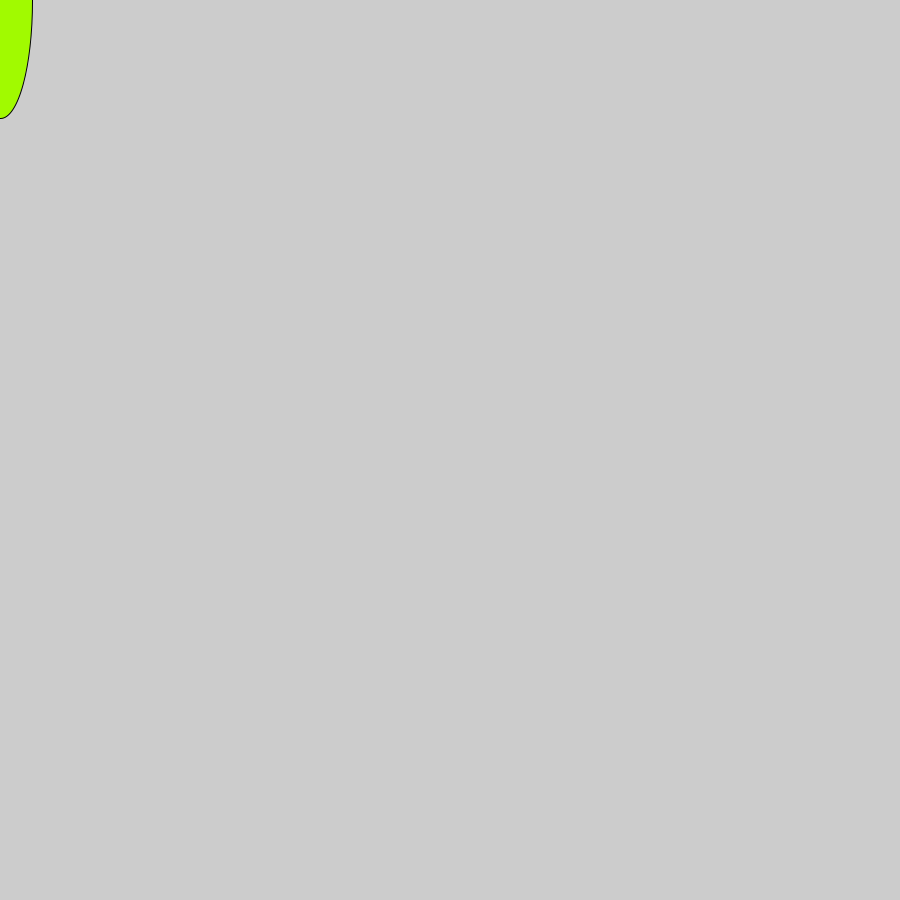
Frame 1 (no input)
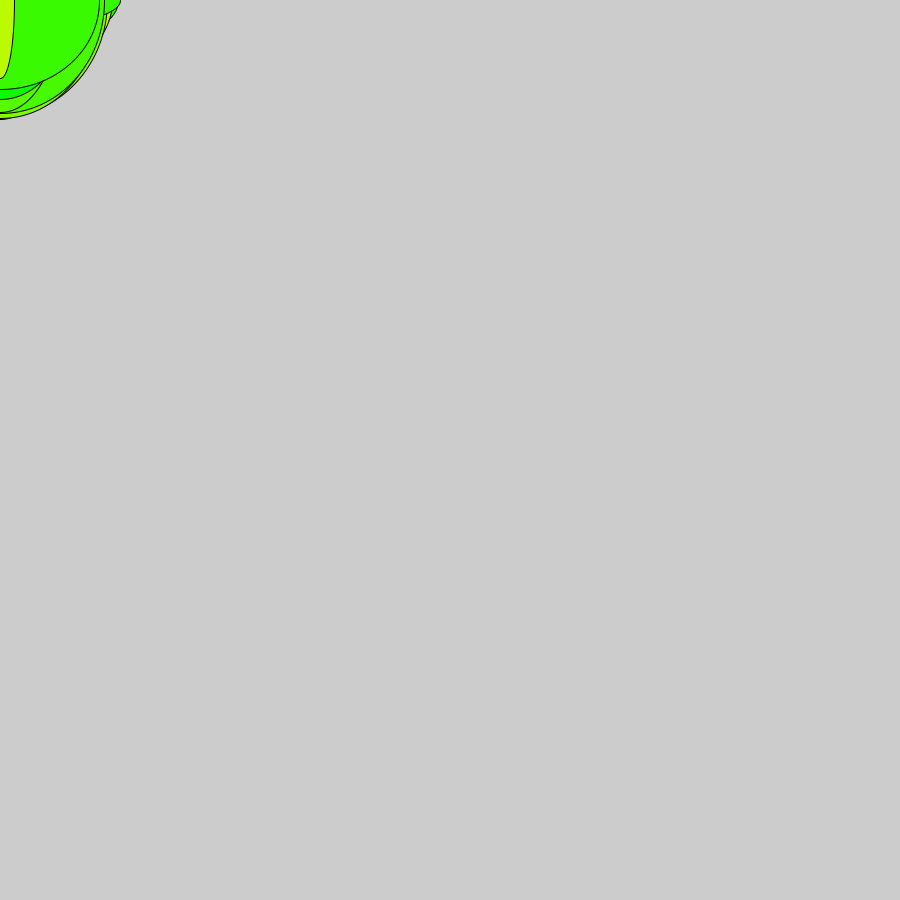
Frame 60 (the mouse pressed at the canvas centre just before this capture)
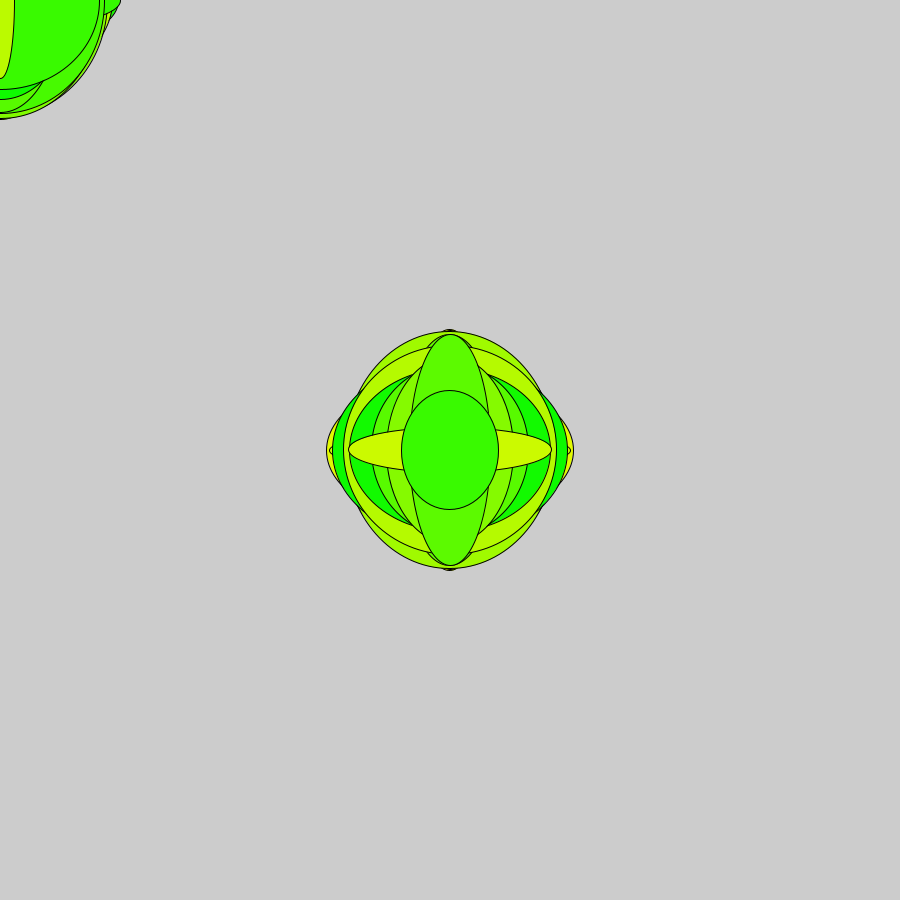
Frame 120 (the mouse held since frame 60 and released just before this capture)

The Processing sketch that drew these frames (run headless with seeded random() and noise(); from frame 60 on, the mouse is pressed at the canvas centre):

// Processing sketch: Computer_Basics
// ── Computer_Basics.pde
void setup(){
size(900,900);
frameRate(10);
}
void draw(){
  fill(random(0,250),250,0);
  ellipse(mouseX,mouseY,random(0,250),random(0,250));
}
